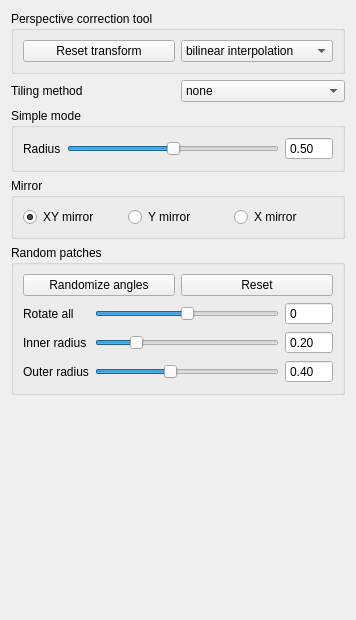
          <widget class="QWidget" name="scrollAreaWidgetContents_8">
           <property name="geometry">
            <rect>
             <x>0</x>
             <y>0</y>
             <width>356</width>
             <height>620</height>
            </rect>
           </property>
           <layout class="QVBoxLayout" name="verticalLayout_15">
            <item>
             <widget class="QGroupBox" name="PerspectiveTool">
              <property name="title">
               <string>Perspective correction tool</string>
              </property>
              <layout class="QHBoxLayout" name="horizontalLayout_5">
               <item>
                <widget class="QPushButton" name="pushButtonResetTransform">
                 <property name="text">
                  <string>Reset transform</string>
                 </property>
                </widget>
               </item>
               <item>
                <widget class="QComboBox" name="comboBoxPerspectiveTransformMethod">
                 <property name="currentIndex">
                  <number>0</number>
                 </property>
                 <item>
                  <property name="text">
                   <string>bilinear interpolation</string>
                  </property>
                 </item>
                 <item>
                  <property name="text">
                   <string>linear interpolation</string>
                  </property>
                 </item>
                </widget>
               </item>
              </layout>
             </widget>
            </item>
            <item>
             <layout class="QGridLayout" name="gridLayout_7">
              <item row="0" column="1">
               <widget class="QComboBox" name="comboBoxSeamlessMode">
                <item>
                 <property name="text">
                  <string>none</string>
                 </property>
                </item>
                <item>
                 <property name="text">
                  <string>simple</string>
                 </property>
                </item>
                <item>
                 <property name="text">
                  <string>mirror</string>
                 </property>
                </item>
                <item>
                 <property name="text">
                  <string>random</string>
                 </property>
                </item>
               </widget>
              </item>
              <item row="0" column="0">
               <widget class="QLabel" name="label_20">
                <property name="text">
                 <string>Tiling method</string>
                </property>
               </widget>
              </item>
             </layout>
            </item>
            <item>
             <widget class="QGroupBox" name="groupBoxSimpleSeamlessMode">
              <property name="title">
               <string>Simple mode</string>
              </property>
              <layout class="QVBoxLayout" name="verticalLayout_20">
               <item>
                <layout class="QGridLayout" name="gridLayout_9">
                 <item row="1" column="2">
                  <widget class="QDoubleSpinBox" name="doubleSpinBoxMakeSeamless">
                   <property name="readOnly">
                    <bool>true</bool>
                   </property>
                   <property name="buttonSymbols">
                    <enum>QAbstractSpinBox::NoButtons</enum>
                   </property>
                   <property name="maximum">
                    <double>100.000000000000000</double>
                   </property>
                   <property name="value">
                    <double>0.500000000000000</double>
                   </property>
                  </widget>
                 </item>
                 <item row="1" column="1">
                  <widget class="QSlider" name="horizontalSliderMakeSeamlessRadius">
                   <property name="sizePolicy">
                    <sizepolicy hsizetype="Expanding" vsizetype="Preferred">
                     <horstretch>0</horstretch>
                     <verstretch>0</verstretch>
                    </sizepolicy>
                   </property>
                   <property name="toolTip">
                    <string/>
                   </property>
                   <property name="statusTip">
                    <string>Seamless radius</string>
                   </property>
                   <property name="maximum">
                    <number>100</number>
                   </property>
                   <property name="value">
                    <number>50</number>
                   </property>
                   <property name="orientation">
                    <enum>Qt::Horizontal</enum>
                   </property>
                  </widget>
                 </item>
                 <item row="1" column="0">
                  <widget class="QLabel" name="label_21">
                   <property name="text">
                    <string>Radius</string>
                   </property>
                  </widget>
                 </item>
                </layout>
               </item>
              </layout>
             </widget>
            </item>
            <item>
             <widget class="QGroupBox" name="groupBoxMirrorMode">
              <property name="title">
               <string>Mirror </string>
              </property>
              <layout class="QHBoxLayout" name="horizontalLayout">
               <item>
                <widget class="QRadioButton" name="radioButtonMirrorModeXY">
                 <property name="text">
                  <string>XY mirror</string>
                 </property>
                 <property name="checked">
                  <bool>true</bool>
                 </property>
                </widget>
               </item>
               <item>
                <widget class="QRadioButton" name="radioButtonMirrorModeY">
                 <property name="text">
                  <string>Y mirror</string>
                 </property>
                </widget>
               </item>
               <item>
                <widget class="QRadioButton" name="radioButtonMirrorModeX">
                 <property name="text">
                  <string>X mirror</string>
                 </property>
                </widget>
               </item>
              </layout>
             </widget>
            </item>
            <item>
             <widget class="QGroupBox" name="groupBoxRandomPatchesMode">
              <property name="title">
               <string>Random patches</string>
              </property>
              <layout class="QVBoxLayout" name="verticalLayout_21">
               <item>
                <layout class="QHBoxLayout" name="horizontalLayout_3">
                 <item>
                  <widget class="QPushButton" name="pushButtonRandomPatchesRandomize">
                   <property name="text">
                    <string>Randomize angles</string>
                   </property>
                  </widget>
                 </item>
                 <item>
                  <widget class="QPushButton" name="pushButtonRandomPatchesReset">
                   <property name="text">
                    <string>Reset</string>
                   </property>
                  </widget>
                 </item>
                </layout>
               </item>
               <item>
                <layout class="QGridLayout" name="gridLayout_10">
                 <item row="1" column="0">
                  <widget class="QLabel" name="label_24">
                   <property name="text">
                    <string>Rotate all</string>
                   </property>
                  </widget>
                 </item>
                 <item row="2" column="1">
                  <widget class="QSlider" name="horizontalSliderRandomPatchesInnerRadius">
                   <property name="sizePolicy">
                    <sizepolicy hsizetype="Expanding" vsizetype="Preferred">
                     <horstretch>0</horstretch>
                     <verstretch>0</verstretch>
                    </sizepolicy>
                   </property>
                   <property name="maximum">
                    <number>100</number>
                   </property>
                   <property name="value">
                    <number>20</number>
                   </property>
                   <property name="orientation">
                    <enum>Qt::Horizontal</enum>
                   </property>
                  </widget>
                 </item>
                 <item row="1" column="1">
                  <widget class="QSlider" name="horizontalSliderRandomPatchesRotate">
                   <property name="sizePolicy">
                    <sizepolicy hsizetype="Expanding" vsizetype="Preferred">
                     <horstretch>0</horstretch>
                     <verstretch>0</verstretch>
                    </sizepolicy>
                   </property>
                   <property name="minimum">
                    <number>-180</number>
                   </property>
                   <property name="maximum">
                    <number>180</number>
                   </property>
                   <property name="orientation">
                    <enum>Qt::Horizontal</enum>
                   </property>
                  </widget>
                 </item>
                 <item row="1" column="2">
                  <widget class="QDoubleSpinBox" name="doubleSpinBoxRandomPatchesAngle">
                   <property name="readOnly">
                    <bool>true</bool>
                   </property>
                   <property name="buttonSymbols">
                    <enum>QAbstractSpinBox::NoButtons</enum>
                   </property>
                   <property name="decimals">
                    <number>0</number>
                   </property>
                   <property name="minimum">
                    <double>-180.000000000000000</double>
                   </property>
                   <property name="maximum">
                    <double>180.000000000000000</double>
                   </property>
                  </widget>
                 </item>
                 <item row="3" column="1">
                  <widget class="QSlider" name="horizontalSliderRandomPatchesOuterRadius">
                   <property name="sizePolicy">
                    <sizepolicy hsizetype="Expanding" vsizetype="Preferred">
                     <horstretch>0</horstretch>
                     <verstretch>0</verstretch>
                    </sizepolicy>
                   </property>
                   <property name="maximum">
                    <number>100</number>
                   </property>
                   <property name="value">
                    <number>40</number>
                   </property>
                   <property name="orientation">
                    <enum>Qt::Horizontal</enum>
                   </property>
                  </widget>
                 </item>
                 <item row="2" column="0">
                  <widget class="QLabel" name="label_25">
                   <property name="text">
                    <string>Inner radius</string>
                   </property>
                  </widget>
                 </item>
                 <item row="3" column="0">
                  <widget class="QLabel" name="label_26">
                   <property name="text">
                    <string>Outer radius</string>
                   </property>
                  </widget>
                 </item>
                 <item row="2" column="2">
                  <widget class="QDoubleSpinBox" name="doubleSpinBoxRandomPatchesInnerRadius">
                   <property name="readOnly">
                    <bool>true</bool>
                   </property>
                   <property name="buttonSymbols">
                    <enum>QAbstractSpinBox::NoButtons</enum>
                   </property>
                   <property name="accelerated">
                    <bool>false</bool>
                   </property>
                   <property name="maximum">
                    <double>100.000000000000000</double>
                   </property>
                   <property name="value">
                    <double>0.200000000000000</double>
                   </property>
                  </widget>
                 </item>
                 <item row="3" column="2">
                  <widget class="QDoubleSpinBox" name="doubleSpinBoxRandomPatchesOuterRadius">
                   <property name="readOnly">
                    <bool>true</bool>
                   </property>
                   <property name="buttonSymbols">
                    <enum>QAbstractSpinBox::NoButtons</enum>
                   </property>
                   <property name="maximum">
                    <double>100.000000000000000</double>
                   </property>
                   <property name="value">
                    <double>0.400000000000000</double>
                   </property>
                  </widget>
                 </item>
                </layout>
               </item>
              </layout>
             </widget>
            </item>
            <item>
             <spacer name="verticalSpacer_2">
              <property name="orientation">
               <enum>Qt::Vertical</enum>
              </property>
              <property name="sizeHint" stdset="0">
               <size>
                <width>20</width>
                <height>40</height>
               </size>
              </property>
             </spacer>
            </item>
           </layout>
          </widget>
